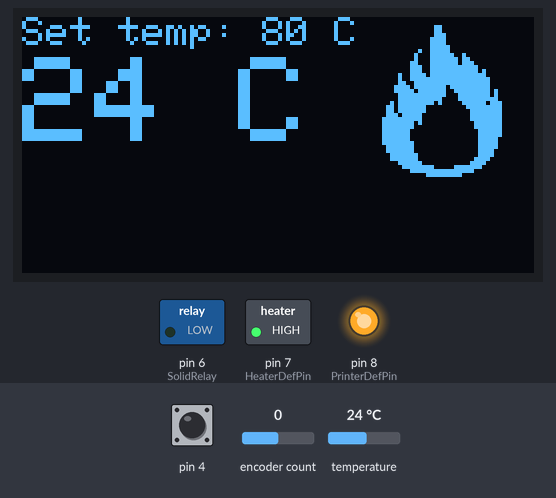
Simulated run of this sketch. Board: Arduino Uno, built with avr-gcc and run on an emulated ATmega328P. Shown: 128×64 one-colour display, switched loads named in the sketch (green lamp = pin HIGH), output pins drawn as LEDs (lit = HIGH). Inputs (shaded band) come from the test bench; at power-on: encoder count 0, pin 4 HIGH, temperature 24 °C. EEPROM starts erased; what the sketch prints to the serial monitor is not drawn.

Above: at 2.2 s.
2.3 s: encoder count set to -1
At 3.6 s:
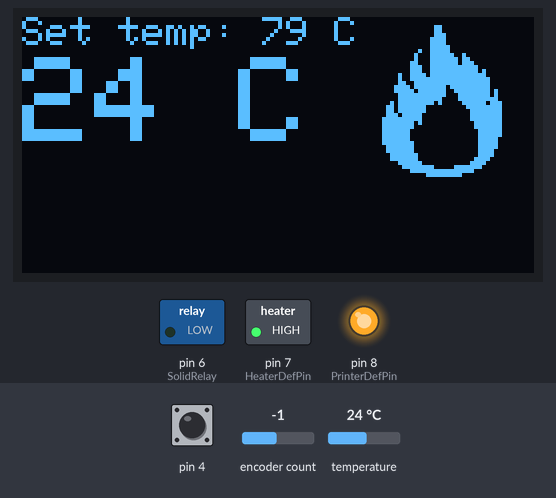
3.9 s: pin 4 pulled LOW for 0.15 s
At 4.8 s:
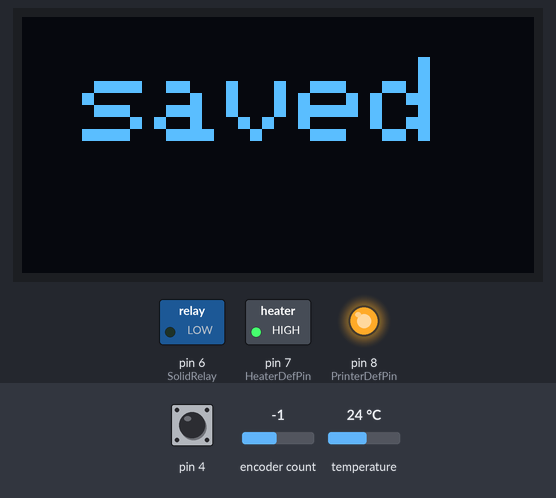
6.6 s: temperature set to 12 °C
At 7.6 s:
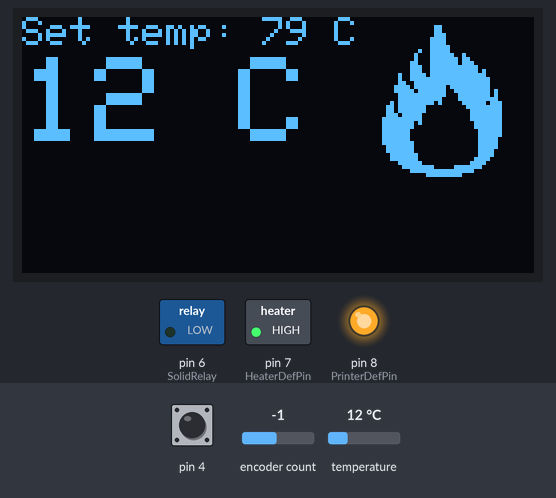
8.1 s: encoder count set to 0
At 8.6 s:
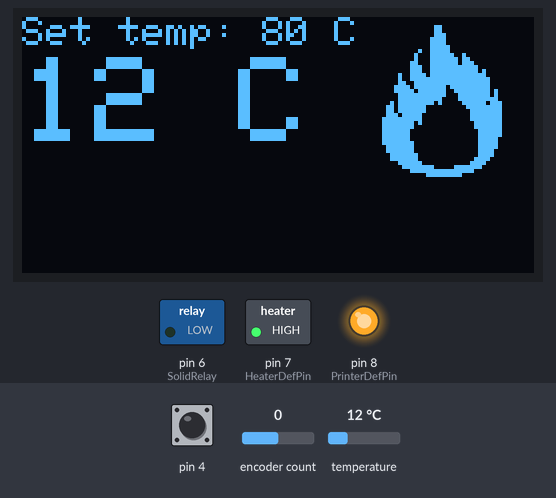
9.7 s: temperature set to 19 °C
At 10.8 s:
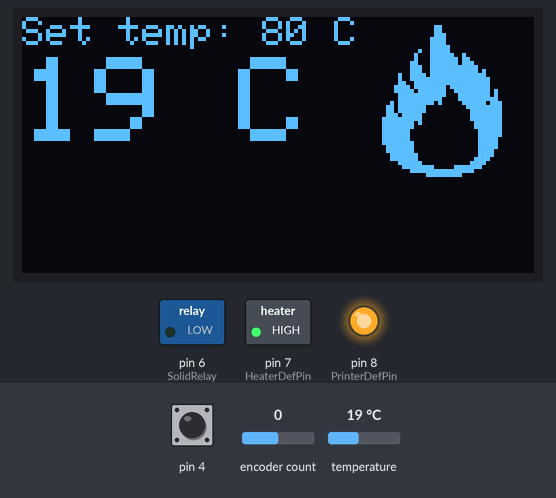
11.2 s: temperature set to 28 °C
At 11.8 s:
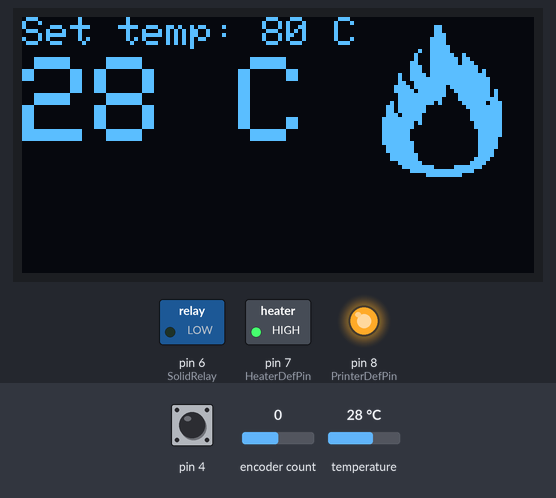
Timing chart, 0 to 13.7 s (numbered marks = the images above; inputs shaded):
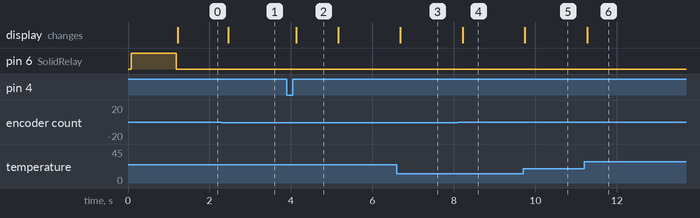

Measured:
- after the input at 2.3 s, the display: changes after 0.17 s (image 1)
- after the input at 3.9 s, the display: changes after 0.23 s (image 2)
- after the input at 6.6 s, the display: changes after 0.09 s (image 3)
- after the input at 8.1 s, the display: changes after 0.12 s (image 4)
- after the input at 9.7 s, the display: changes after 0.05 s (image 5)
- after the input at 11.2 s, the display: changes after 0.07 s (image 6)
- what the display in image 2 shows lasts 1.1 s, from 4.1 s to 5.2 s

The sketch:

heater.ino
```cpp
// Watchdog
#include <avr/wdt.h>

#include <EEPROM.h>

int address = 0;                          // Переменная для хранения адреса

// librares for OLED
#include <SPI.h>
#include <Wire.h>
#include <Adafruit_GFX.h>
#include <Adafruit_SSD1306.h>

// librares for DS temperature sensor
#include <OneWire.h>
#include <DallasTemperature.h>

// librares for encoder
#include "GyverEncoder.h"
#include "TimerOne.h"

// If using software SPI (the default case): OLED
//#define OLED_MOSI  11   // D1
//#define OLED_CLK   12   // D0
//#define OLED_DC    9    // DC
//#define OLED_CS    8    // CS
//#define OLED_RESET 10   // RES

// init OLED
Adafruit_SSD1306 display(-1);

// init encoder
#define CLK 2 // pin D2
#define DT 3  //pin D3
#define SW 4  //pin D4
Encoder enc1(CLK, DT, SW);  // для работы c кнопкой

#define SolidRelay 6 // Pin D6 solid relay

#define HeaterDefPin 7
#define PrinterDefPin 8

// init DS sensor
#define ONE_WIRE_BUS 5 // pin DS sensor
// Setup a oneWire instance to communicate with any OneWire devices (not just Maxim/Dallas temperature ICs)
OneWire oneWire(ONE_WIRE_BUS);
// Pass our oneWire reference to Dallas Temperature.
DallasTemperature sensors(&oneWire);
DeviceAddress insideThermometer = { 0x28, 0xFF, 0x0B, 0x7F, 0x93, 0x15, 0x01, 0x8B };

int s_temp = 25;
int tempC_old;
int tempC;

// 'ender', 100x25px
const unsigned char ender_logo [] PROGMEM = {
  0x00, 0x00, 0x00, 0x00, 0x00, 0x00, 0x00, 0x00, 0x00, 0x00, 0x00, 0x00, 0x00, 0x00, 0x07, 0xff,
  0xff, 0x00, 0x00, 0x00, 0x00, 0x3c, 0x00, 0x00, 0x00, 0x00, 0x00, 0x07, 0xff, 0xff, 0x00, 0x00,
  0x00, 0x01, 0xf8, 0x00, 0x00, 0x00, 0x00, 0x00, 0x03, 0xe0, 0x0e, 0x00, 0x00, 0x00, 0x00, 0x78,
  0x00, 0x00, 0x00, 0x00, 0x00, 0x03, 0xe0, 0x06, 0x00, 0x00, 0x00, 0x00, 0xf0, 0x00, 0x00, 0x00,
  0x00, 0x00, 0x03, 0xc0, 0x04, 0x00, 0x00, 0x00, 0x00, 0xf0, 0x00, 0x00, 0x00, 0x00, 0x00, 0x07,
  0xc0, 0x00, 0x00, 0x00, 0x00, 0x01, 0xe0, 0x00, 0x00, 0x00, 0x00, 0x00, 0x07, 0x80, 0x20, 0x0c,
  0x78, 0x00, 0x7b, 0xc0, 0x1f, 0x80, 0x11, 0xc0, 0x00, 0x0f, 0x00, 0x60, 0x7d, 0xfc, 0x03, 0xff,
  0xc0, 0x7f, 0xc1, 0xf7, 0xc0, 0x00, 0x1f, 0x01, 0xc0, 0xff, 0xfc, 0x0f, 0x0f, 0x81, 0xc3, 0xc7,
  0xff, 0xc0, 0x00, 0x1f, 0xff, 0xc0, 0x7c, 0x3c, 0x1e, 0x07, 0x83, 0x03, 0xc1, 0xf3, 0x00, 0x00,
  0x3f, 0xff, 0x80, 0xf0, 0x38, 0x3c, 0x0f, 0x07, 0xff, 0xc1, 0xe0, 0x00, 0x00, 0x3c, 0x03, 0x00,
  0xf0, 0x78, 0x78, 0x0f, 0x0f, 0xff, 0xc3, 0xc0, 0x00, 0x00, 0x7c, 0x03, 0x01, 0xe0, 0x70, 0xf0,
  0x1e, 0x1f, 0xff, 0x87, 0x80, 0x00, 0x00, 0x78, 0x02, 0x01, 0xc0, 0xf0, 0xf0, 0x1c, 0x3c, 0x00,
  0x07, 0x80, 0x00, 0x00, 0xf8, 0x00, 0x03, 0xc1, 0xe1, 0xe0, 0x3c, 0x38, 0x00, 0x0f, 0x00, 0x00,
  0x00, 0xf0, 0x00, 0xc3, 0xc1, 0xe1, 0xe0, 0x3c, 0x78, 0x03, 0x0f, 0x00, 0x00, 0x01, 0xf0, 0x01,
  0x87, 0x83, 0xc3, 0xe0, 0x78, 0x78, 0x06, 0x1e, 0x00, 0x00, 0x03, 0xe0, 0x07, 0x87, 0x03, 0xc3,
  0xe0, 0xf0, 0x7c, 0x1c, 0x1c, 0x00, 0x00, 0x07, 0xe0, 0x1f, 0x0f, 0x07, 0x83, 0xf1, 0xfc, 0x7f,
  0xf8, 0x3c, 0x00, 0x00, 0x3f, 0xff, 0xfe, 0x3f, 0xdf, 0xc1, 0xff, 0xf0, 0x3f, 0xe1, 0xff, 0x00,
  0x00, 0x3f, 0xff, 0xfc, 0x7f, 0x9f, 0xc0, 0xf9, 0x80, 0x1f, 0x01, 0xff, 0x00, 0x00, 0x00, 0x00,
  0x00, 0x00, 0x00, 0x00, 0x00, 0x00, 0x00, 0x00, 0x00, 0x00, 0x00, 0x00, 0x00, 0x00, 0x00, 0x00,
  0x00, 0x00, 0x00, 0x00, 0x00, 0x00, 0x00, 0x00, 0x00, 0x00, 0x00, 0x00, 0x00, 0x00, 0x00, 0x00,
  0x00, 0x00, 0x00, 0x00, 0x00
};

// 'skull-with-fire-on-white-background-design-vector-22325524', 64x32px
const unsigned char flame [] PROGMEM = {
  0x00, 0x00, 0x00, 0x00, 0x00, 0x00, 0x00, 0x00, 0x00, 0x06, 0x00, 0x00, 0x00, 0x06, 0x00, 0x00,
  0x00, 0x07, 0x00, 0x00, 0x00, 0x0f, 0x00, 0x00, 0x00, 0x0f, 0x00, 0x00, 0x00, 0x0f, 0x80, 0x00,
  0x00, 0x4f, 0x80, 0x00, 0x00, 0x8f, 0xc8, 0x00, 0x00, 0x8f, 0xec, 0x00, 0x01, 0x8f, 0xee, 0x00,
  0x01, 0xcf, 0xff, 0x00, 0x01, 0xcf, 0xff, 0x40, 0x09, 0xef, 0xff, 0xc0, 0x09, 0xff, 0xff, 0xe0,
  0x0c, 0xff, 0xff, 0xe0, 0x1e, 0xff, 0x7f, 0xe0, 0x1f, 0x7f, 0x3f, 0xe8, 0x0f, 0xff, 0x1f, 0xe8,
  0x0f, 0xfe, 0x1f, 0xf8, 0x2f, 0xfa, 0x0f, 0xdc, 0x6f, 0xe0, 0x07, 0xfc, 0x6f, 0xe0, 0x03, 0xfc,
  0x77, 0xc0, 0x03, 0xfc, 0xff, 0xc0, 0x03, 0xfc, 0xff, 0x40, 0x01, 0xfc, 0xff, 0x00, 0x01, 0xfc,
  0xfe, 0x00, 0x00, 0xfc, 0xfe, 0x00, 0x00, 0xfc, 0xfe, 0x00, 0x00, 0xf8, 0xff, 0x00, 0x00, 0xf8,
  0x7f, 0x00, 0x00, 0xf8, 0x7f, 0x00, 0x00, 0xf0, 0x3f, 0x80, 0x00, 0xf0, 0x3f, 0x80, 0x01, 0xe0,
  0x0f, 0xc0, 0x03, 0xc0, 0x07, 0xf8, 0x3f, 0x80, 0x01, 0xff, 0xfe, 0x00, 0x00, 0x1f, 0xf0, 0x00
};

void setup()   {
  wdt_disable(); // бесполезная строка до которой не доходит выполнение при bootloop
  Serial.begin(9600);
  Serial.println("Setup..");

  s_temp=EEPROM.read(0);                   // Считать значение ячейки с адресом 0

  Serial.println("Begin sensors");
  sensors.begin();
  sensors.setResolution(insideThermometer, 9);

  Serial.println("Begin screen");
  display.begin(SSD1306_SWITCHCAPVCC, 0x3C);
  display.clearDisplay();
  display.drawBitmap(14, 8,  ender_logo, 100, 25, 1);
  display.display();

  Serial.println("Begin encoder");
  enc1.setType(TYPE1);
  Timer1.initialize(1000);            // установка таймера на каждые 1000 микросекунд (= 1 мс)
  Timer1.attachInterrupt(timerIsr);   // запуск таймера
 // attachInterrupt(0, isr, CHANGE);    // прерывание на 2 пине! CLK у энка

 Serial.println("Begin relay");
 pinMode(SolidRelay, OUTPUT);
 digitalWrite(SolidRelay, HIGH);

 pinMode(HeaterDefPin, OUTPUT);
 digitalWrite(HeaterDefPin, HIGH);

 pinMode(PrinterDefPin, OUTPUT);
 digitalWrite(PrinterDefPin, HIGH);

  Serial.println("Wait 1 sec..");
  delay(1000); // Задержка, чтобы было время перепрошить устройство в случае bootloop
  wdt_enable (WDTO_8S); // Для тестов не рекомендуется устанавливать значение менее 8 сек.
  Serial.println("Watchdog enabled.");
}

void timerIsr() {
  enc1.tick();  // отработка в прерывании
}

void loop()
{
  wdt_reset();

  sensors.requestTemperatures(); // Send the command to get temperatures
  tempC_old = tempC;
  tempC = sensors.getTempC(insideThermometer);
  if (tempC < -50) tempC = tempC_old;

  // read encoder
  if (enc1.isRight()) s_temp++;
  if (enc1.isLeft()) s_temp--;
  if (enc1.isFastR()) s_temp += 5;
  if (enc1.isFastL()) s_temp -= 5;
  if (s_temp>80) s_temp = 80;
  if (s_temp<25) s_temp = 25;
  if (enc1.isClick()){
    EEPROM.write(address,s_temp);
     // display REAL temp
    display.clearDisplay();
    display.setTextSize(3);
    display.setTextColor(WHITE);
    display.setCursor(15,10);
    display.print("saved");
    display.display();
    delay(1000);
  }

display.clearDisplay();
  if (tempC < s_temp){
    digitalWrite(SolidRelay, LOW);
    display.drawBitmap(90, 0,  flame, 30, 40, 1); // Выводим символ огня при нагреве
  }
    else{
      digitalWrite(SolidRelay, HIGH);
    }

 // Def OFF heater
 if (tempC < s_temp){
       digitalWrite(HeaterDefPin, HIGH);
  }
    else if (tempC > s_temp+5){
     digitalWrite(HeaterDefPin, LOW);
    }

  // display
    // display SET temp
  display.setTextSize(1);
  display.setTextColor(WHITE);
  display.setCursor(0,0);
  display.print("Set temp: ");
  display.print(s_temp);
  display.print(" C");

  // display REAL temp
  display.setTextSize(3);
  display.setTextColor(WHITE);
  display.setCursor(0,10);
  display.print(tempC);
  display.print(" C");

  display.display();
}
```
